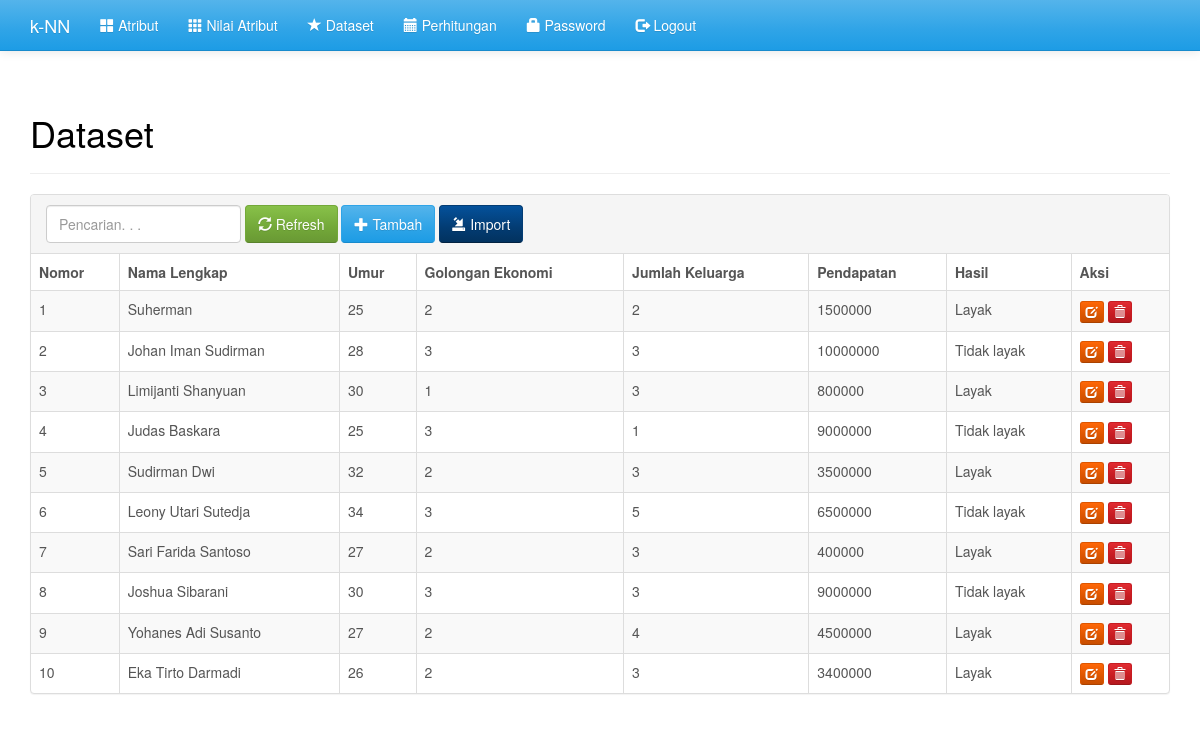
The app's page /index.php?m=dataset (signed in) with its own data.
### tables this page shows
CREATE TABLE `tb_atribut` (
  `id_atribut` varchar(16) NOT NULL,
  `nama_atribut` varchar(255) DEFAULT NULL,
  `status_atribut` varchar(255) DEFAULT NULL,
  `nilai` tinyint(1) DEFAULT NULL,
  `keterangan` varchar(255) DEFAULT NULL
);

CREATE TABLE `tb_dataset` (
  `id_dataset` int(11) NOT NULL,
  `nomor` int(11) DEFAULT NULL,
  `id_atribut` varchar(16) DEFAULT NULL,
  `id_nilai` int(11) DEFAULT NULL,
  `ket_dataset` varchar(255) DEFAULT NULL
);

CREATE TABLE `tb_nilai` (
  `id_nilai` int(11) NOT NULL,
  `id_atribut` varchar(255) DEFAULT NULL,
  `nama_nilai` varchar(255) DEFAULT NULL
);

### functions.php (called while the page is built, shortened)
<?php
include 'config.php';
include 'includes/db.php';
$db = new DB($config['server'], $config['username'], $config['password'], $config['database_name']);
$ATRIBUT = array();
$rows = $db->get_results("SELECT * FROM tb_atribut ORDER BY id_atribut");
foreach ($rows as $row) {
    $ATRIBUT[$row->id_atribut] = $row;
}
$NILAI = array();
$ATRIBUT_NILAI = array();
$rows = $db->get_results("SELECT id_atribut, id_nilai, nama_nilai FROM tb_nilai ORDER BY id_nilai");
foreach ($rows as $row) {
    $NILAI[$row->id_nilai] = $row;
    $ATRIBUT_NILAI[$row->id_atribut][$row->id_nilai] = $row->nama_nilai;
}
function get_dataset()
{
    global $db;
    $arr = array();
    $rows = $db->get_results("SELECT * FROM tb_dataset ORDER BY nomor, id_atribut");
    foreach ($rows as $row) {
        $arr[$row->nomor][$row->id_atribut] = $row->id_nilai;
    }
    return $arr;
}

### config.php (called while the page is built)
<?php
$config["server"]='localhost';
$config["username"]='root';
$config["password"]='';
$config["database_name"]='knn';

### includes/db.php (called while the page is built, shortened)
<?php
class DB
{
    var $conn = null;
    public function __construct($host, $username, $passwd, $dbname)
    {
        $this->conn = mysqli_connect($host, $username, $passwd, $dbname);
    }
    public function query($sql)
    {
        $query = mysqli_query($this->conn, $sql) or die('<pre>Error mysqli_query: ' . mysqli_error($this->conn) . '<br />' . $sql . '</pre>');
        return $query;
    }
    public function get_results($sql)
    {
        $query = $this->query($sql);
        $arr = array();
        while ($row = mysqli_fetch_object($query)) {
            $arr[] = $row;
        }
        return $arr;
    }
}

### dataset.php (the view, shortened to what this page needs)
<div class="page-header">
    <h1>Dataset</h1>
</div>
<div class="panel panel-default">
    <div class="panel-heading">
        <form class="form-inline">
            <div class="form-group">
                <input class="form-control" type="text" placeholder="Pencarian. . ." name="q" value="<?= $_GET['q'] ?>" />
            </div>
            <div class="form-group">
                <button class="btn btn-success"><span class="glyphicon glyphicon-refresh"></span> Refresh</button>
            </div>
            <div class="form-group">
                <a class="btn btn-primary" href="?m=dataset_tambah"><span class="glyphicon glyphicon-plus"></span> Tambah</a>
            </div>
            <div class="form-group">
                <a class="btn btn-info" href="?m=dataset_import"><span class="glyphicon glyphicon-import"></span> Import</a>
            </div>
        </form>
    </div>
    <div class="table-responsive">
        <table class="table table-bordered table-hover table-striped">
            <thead>
                <tr class="nw">
                    <th>Nomor</th>
                    <th>Nama Lengkap</th>
                    <?php foreach ($ATRIBUT as $key => $val) : ?>
                        <th><?= $val->nama_atribut ?></th>
                    <?php endforeach ?>
                    <th>Aksi</th>
                </tr>
            </thead>
            <?php
            $q = esc_field($_GET['q']);
            $rows = $db->get_results("SELECT * FROM tb_dataset WHERE ket_dataset LIKE '%$q%' GROUP BY nomor ASC");
            $dataset = get_dataset();
            foreach ($rows as $row) : ?>
                <tr>
                    <td><?= $row->nomor ?></td>
                    <td><?= $row->ket_dataset ?></td>
                    <?php foreach ($dataset[$row->nomor] as $k => $v) : ?>
                        <td><?= $ATRIBUT_NILAI[$k] ? $NILAI[$v]->nama_nilai : $v ?></td>
                    <?php endforeach ?>
                    <td class="nw">
                        <a class="btn btn-xs btn-warning" href="?m=dataset_ubah&ID=<?= $row->nomor ?>"><span class="glyphicon glyphicon-edit"></span></a>
                        <a class="btn btn-xs btn-danger" href="aksi.php?act=dataset_hapus&ID=<?= $row->nomor ?>" onclick="return confirm('Hapus data?')"><span class="glyphicon glyphicon-trash"></span></a>
                    </td>
                </tr>
            <?php endforeach; ?>
        </table>
    </div>
</div>

### records on screen
tb_atribut: nama_atribut "Umur"
tb_atribut: nama_atribut "Golongan Ekonomi"
tb_atribut: nama_atribut "Jumlah Keluarga"
tb_atribut: nama_atribut "Pendapatan"
tb_atribut: nama_atribut "Hasil"
tb_dataset: nomor "1", ket_dataset "Suherman", nomor "25", nomor "2", nomor "1500000", nomor.nama_nilai "Layak"
tb_dataset: nomor "2", ket_dataset "Johan Iman Sudirman", nomor "28", nomor "3", nomor "10000000", nomor.nama_nilai "Tidak layak"
tb_dataset: nomor "3", ket_dataset "Limijanti Shanyuan", nomor "30", nomor "1", nomor "800000", nomor.nama_nilai "Layak"
tb_dataset: nomor "4", ket_dataset "Judas Baskara", nomor "25", nomor "3", nomor "1", nomor "9000000", nomor.nama_nilai "Tidak layak"
tb_dataset: nomor "5", ket_dataset "Sudirman Dwi", nomor "32", nomor "2", nomor "3", nomor "3500000", nomor.nama_nilai "Layak"
tb_dataset: nomor "6", ket_dataset "Leony Utari Sutedja", nomor "34", nomor "3", nomor "5", nomor "6500000", nomor.nama_nilai "Tidak layak"
tb_dataset: nomor "7", ket_dataset "Sari Farida Santoso", nomor "27", nomor "2", nomor "3", nomor "400000", nomor.nama_nilai "Layak"
tb_dataset: nomor "8", ket_dataset "Joshua Sibarani", v "9000000"
tb_dataset: id_nilai "30", nomor "3"
tb_nilai: nama_nilai "Tidak layak"
tb_dataset: nomor "9", ket_dataset "Yohanes Adi Susanto", nomor "27", nomor "2", nomor "4", nomor "4500000", nomor.nama_nilai "Layak"
tb_dataset: nomor "10", ket_dataset "Eka Tirto Darmadi", nomor "26", nomor "2", nomor "3", nomor "3400000", nomor.nama_nilai "Layak"
